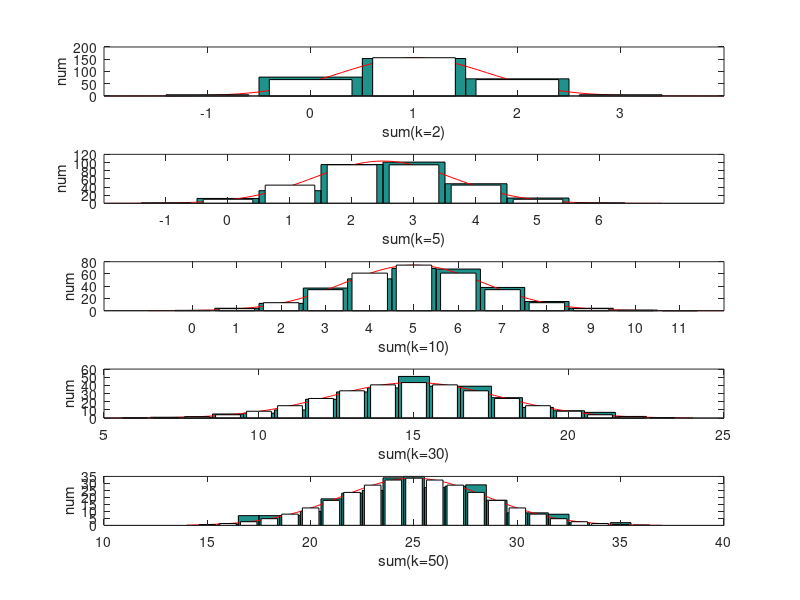

MATLAB code for this plot:
trial_time=300;
i=1;
for k=[2 5 10 30 50]
    %%
    %This section generates 300 such sums and histogram the results.
    trials=randi([0 1],k,trial_time);
    samples=sum(trials);
    subplot(5,1,i);
    i=i+1;
    hist(samples,min(samples)-1:max(samples)+1);
    %%
    %This section plot the expected frequency from the Gaussian
    %distribution as a comparison to the result.
    hold on
    scaler=normcdf(0.5/(sqrt(k)*0.5))-normcdf(-0.5/(sqrt(k)*0.5));
    plot_range=min(samples)-2:0.1:max(samples)+2;
    y = gaussmf(plot_range,[sqrt(k)*0.5 0.5*k])*scaler*trial_time;
    plot(plot_range,y,'r');
    points=min(samples)-1-0.5:1:max(samples)+1+0.5;
    points=points-k*0.5;
    points=points/(sqrt(k)*0.5);
    pp=normcdf(points);
    ppd=pp(2:end)-pp(1:end-1);
    bar(min(samples)-1:max(samples)+1,ppd*trial_time,'stacked','w');
    %%
    xlabel(strcat('sum(k=',num2str(k),')'));
    ylabel('num');
    hold off
end


